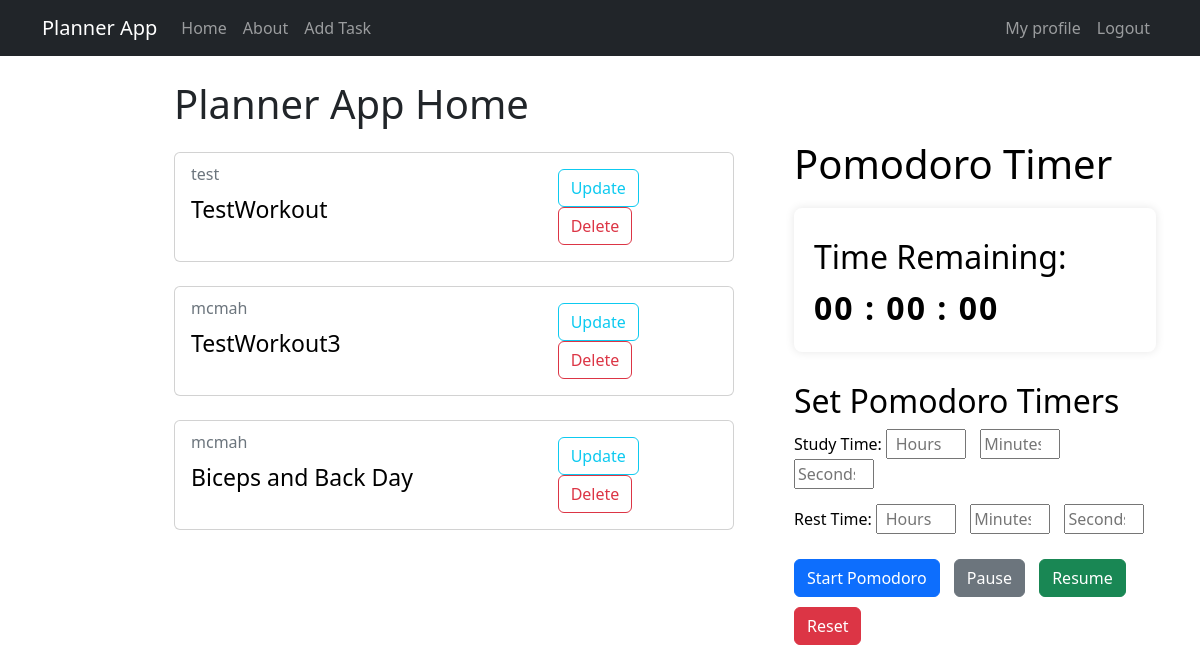
Before: / (signed in) with the older database file.
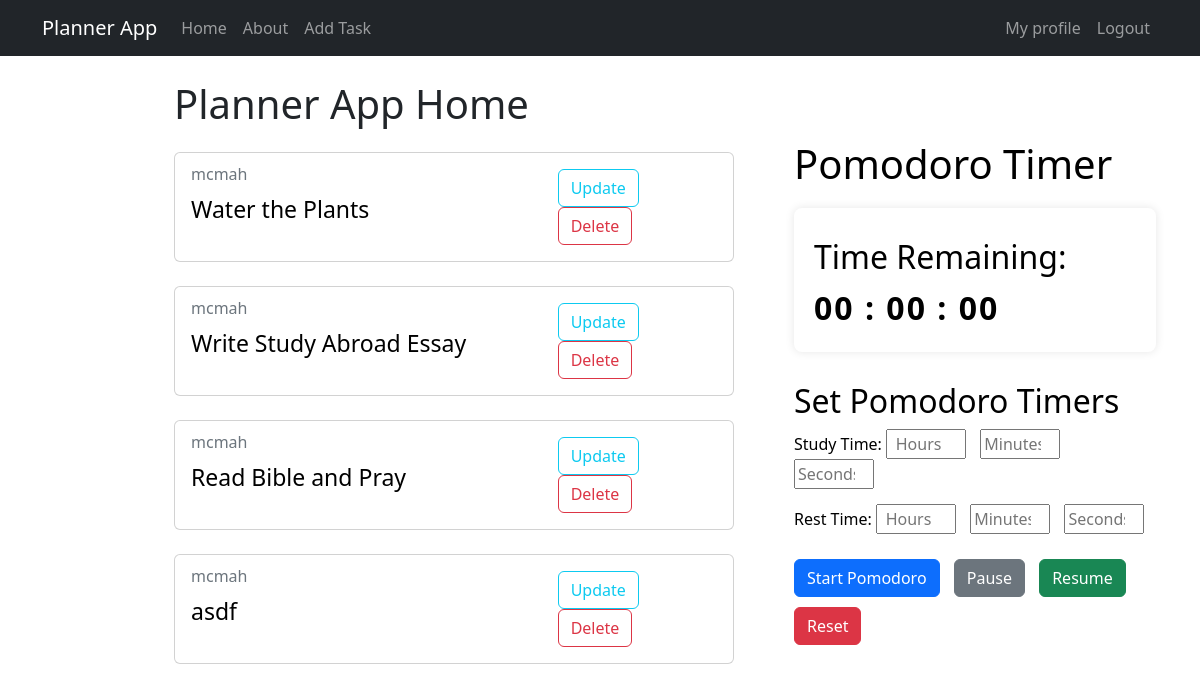
After: the same page with the newer database file.
### workouts/models.py (models this page shows, shortened)
class Workout(models.Model):
  title = models.CharField(max_length=100)
  description = models.TextField()
  author = models.ForeignKey(User, on_delete=models.CASCADE)
  created_at = models.DateTimeField(auto_now_add=True)
  updated_at = models.DateTimeField(auto_now=True)

### workouts/views.py (the view)
# urls.py: path('', views.WorkoutListView.as_view(), name="workouts-home"),
class WorkoutListView(ListView):
    model = models.Workout
    template_name = 'workouts/home.html'
    context_object_name = 'workouts'

### workouts/context_processors.py (called while the page is built)
def current_datetime(request):
    current_date = datetime.today().date()  # Corrected to get today's date
    current_time = datetime.now()  # Set current time to the beginning of the day
    added_time = current_time + timedelta(minutes=5)  # Add 5 minutes, you can change to seconds as needed
    stored_time = datetime.now().strftime('%Y-%m-%d %H:%M:%S')
    return {
        'current_time': current_time.strftime('%Y-%m-%d %H:%M:%S'),
        'current_date': current_date,
        'added_time': added_time.strftime('%Y-%m-%d %H:%M:%S'),
        'stored_time': stored_time,
    }

### workouts/templates/workouts/home.html (shortened to what this page needs)
<link rel="stylesheet" href="/static/styles.css?" />
{% extends 'workouts/base.html' %}
{% block content %}
<div class="container">
  <div class="todolist">
    <h1>Planner App Home</h1>
    {% for workout in workouts %}
    <div class="card my-4" style="width: 35rem">
      <div class="card-body">
        <div class="row">
          <div class="col-8">
            <h6 class="card-subtitle mb-2 text-muted">{{ workout.author }}</h6>
            <a href="{% url 'workouts-detail' workout.pk %}" class="card-link"
              >{{ workout.title }}</a
            >
          </div>
          {% if workout.author == user or user.is_staff %}
          <div class="col-4">
            <a
              class="btn btn-outline-info"
              href="{% url 'workouts-update' workout.id %}"
              >Update</a
            >
            <a
              class="btn btn-outline-danger"
              href="{% url 'workouts-delete' workout.id %}"
              >Delete</a
            >
          </div>
          {% endif %}
        </div>
      </div>
    </div>
    {% endfor %}
  </div>
  <div class="pomodoro">
    <h1>Pomodoro Timer</h1>
    <div id="timer">
      <h2>Time Remaining:</h2>
      <div id="countdown">
      </div>
    </div>
    <div class="set-timer">
      <h2>Set Pomodoro Timers</h2>
      <div class="form-group">
        <label for="study-hours">Study Time:</label>
        <input type="number" id="study-hours" placeholder="Hours" min="0" />
        <input
          type="number"
          id="study-minutes"
          placeholder="Minutes"
          min="0"
          max="59"
        />
        <input
          type="number"
          id="study-seconds"
          placeholder="Seconds"
          min="0"
          max="59"
        />
      </div>
      <div class="form-group">
        <label for="rest-hours">Rest Time:</label>
        <input type="number" id="rest-hours" placeholder="Hours" min="0" />
        <input
          type="number"
          id="rest-minutes"
          placeholder="Minutes"
          min="0"
          max="59"
        />
        <input
          type="number"
          id="rest-seconds"
          placeholder="Seconds"
          min="0"
          max="59"
        />
      </div>
      <button class="btn btn-primary" onclick="startPomodoro()">
        Start Pomodoro
      </button>
      <button class="btn btn-secondary" onclick="pausePomodoro()">Pause</button>
      <button class="btn btn-success" onclick="resumePomodoro()">Resume</button>
      <button class="btn btn-danger" onclick="resetPomodoro()">Reset</button>
    </div>
  </div>
</div>
{% endblock content %}

Changed rows visible on the page:
removed Workout: author "test", title "TestWorkout", shows "Update"
added Workout: author "mcmah", title "Water the Plants", shows "Update"
added Workout: author "mcmah", title "Write Study Abroad Essay", shows "Update"
changed Workout: title "TestWorkout3" → "Read Bible and Pray"
changed Workout: title "Biceps and Back Day" → "asdf"
